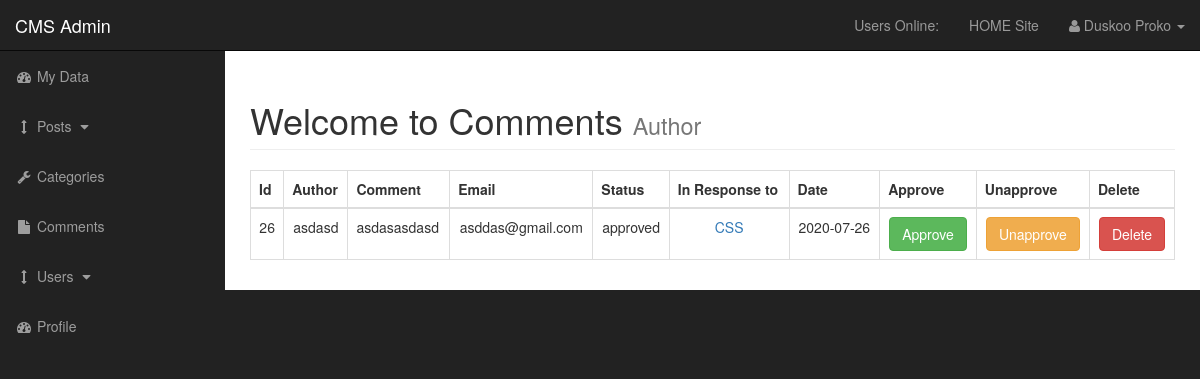
Before: /admin/post_comments.php?id=107 (signed in) with the older database file.
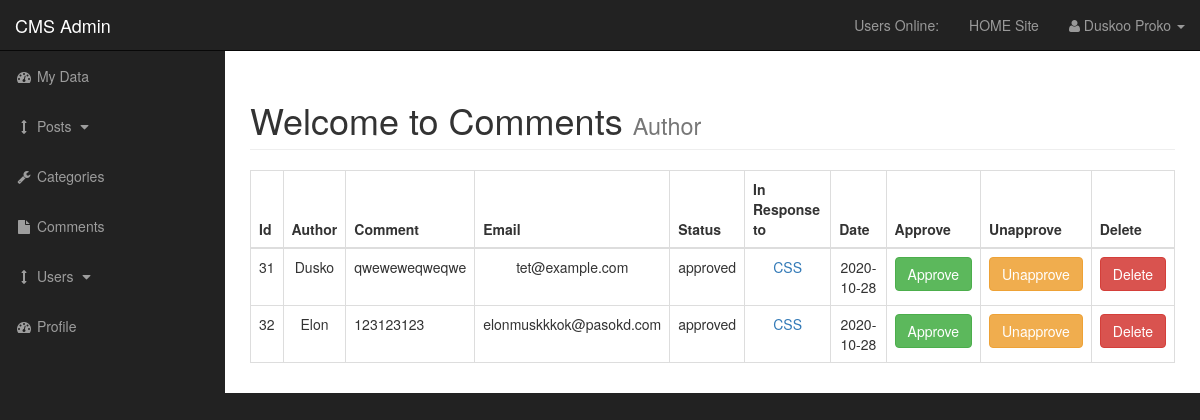
After: the same page with the newer database file.
### tables this page shows
CREATE TABLE `comments` (
  `comment_id` int(3) NOT NULL,
  `comment_post_id` int(3) NOT NULL,
  `comment_author` varchar(255) NOT NULL,
  `comment_email` varchar(255) NOT NULL,
  `comment_content` text NOT NULL,
  `comment_status` varchar(255) NOT NULL,
  `comment_date` date NOT NULL
);

CREATE TABLE `posts` (
  `post_id` int(3) NOT NULL,
  `post_category` int(3) NOT NULL,
  `user_id` int(11) NOT NULL,
  `post_title` varchar(255) NOT NULL,
  `post_author` varchar(255) NOT NULL,
  `post_user` varchar(255) NOT NULL,
  `post_date` date NOT NULL,
  `post_image` text NOT NULL,
  `post_content` text NOT NULL,
  `post_tags` varchar(255) NOT NULL,
  `post_comment_count` int(11) NOT NULL,
  `post_status` varchar(255) NOT NULL DEFAULT 'draft',
  `post_views_count` int(11) NOT NULL,
  `likes` int(11) NOT NULL
);

### admin/post_comments.php (the view, shortened to what this page needs)
<?php include "includes/admin_header.php"; ?>
    <div id="wrapper">
<?php include "includes/admin_navigation.php"; ?>
 <div id="page-wrapper">
    <div class="container-fluid">
        <div class="row">
            <div class="col-lg-12">
            <h1 class="page-header">
                Welcome to Comments
                <small>Author</small>
            </h1>
   <table class="table table-bordered table-hover" >
    <thead>
        <tr>
            <th>Id</th>
            <th>Author</th>
            <th>Comment</th>
            <th>Email</th>
            <th>Status</th>
            <th>In Response to</th>
            <th>Date</th>
            <th>Approve</th>
            <th>Unapprove</th>
            <th>Delete</th>
        </tr>
    </thead>
    <tbody>
<?php
    $query = "SELECT * FROM comments WHERE comment_post_id =" . mysqli_real_escape_string($connection, $_GET['id']). " ";
    $select_comments = mysqli_query($connection, $query);
    while($row = mysqli_fetch_assoc($select_comments)){
    $comment_id  = $row ['comment_id'];
    $comment_post_id = $row ['comment_post_id'];
    $comment_author = $row ['comment_author'];
    $comment_content = $row ['comment_content'];
    $comment_email = $row ['comment_email'];
    $comment_status = $row ['comment_status'];
    $comment_date = $row ['comment_date'];
    echo "<tr>";
    echo "<td class='text-center'>{$comment_id}</td>";
    echo "<td class='text-center'>{$comment_author}</td>";
    echo "<td>{$comment_content}</td>";
    echo "<td class='text-center'>{$comment_email}</td>";
    echo "<td class='text-center'>{$comment_status}</td>";
        $query = "SELECT * FROM posts WHERE post_id = $comment_post_id ";
        $select_post_id_query = mysqli_query($connection, $query);
        while($row = mysqli_fetch_assoc($select_post_id_query)){
            $post_id = $row['post_id'];
            $post_title = $row['post_title'];
            echo "<td class='text-center'><a href='../post.php?p_id=$post_id'>$post_title</a></td>";
        }
    echo "<td class='text-center'>{$comment_date}</td>";
    echo "<td class='text-center'><a class='btn btn-success' href='post_comments.php?approve=$comment_id&id=". $_GET['id'] ."'>Approve</a></td>";
    echo "<td class='text-center'><a class='btn btn-warning' href='post_comments.php?unapprove=$comment_id&id=". $_GET['id'] ."'>Unapprove</a></td>";
    echo "<td class='text-center'><a class='btn btn-danger' onClick=\"javascript: return confirm('Are you sure you want to delete?'); \" href='post_comments.php?delete=$comment_id&id=". $_GET['id'] ."'>Delete</a></td>";
    echo "</tr>";
    }
?>
                </tbody>
            </table>
            </div>
        </div>
    </div>
</div>
<?php include "includes/admin_footer.php"; ?>

Changed rows visible on the page:
removed comments: comment_id "26", comment_author "asdasd", comment_content "asdasasdasd", comment_email "asddas@gmail.com", comment_status "approved", comment_date "2020-07-26", posts (post_title "CSS")
added comments: comment_id "31", comment_author "Dusko", comment_content "qweweweqweqwe", comment_email "tet@example.com", comment_status "approved", comment_date "2020-10-28", posts (post_title "CSS")
added comments: comment_id "32", comment_author "Elon", comment_content "123123123", comment_email "elonmuskkkok@pasokd.com", comment_status "approved", comment_date "2020-10-28", posts (post_title "CSS")
